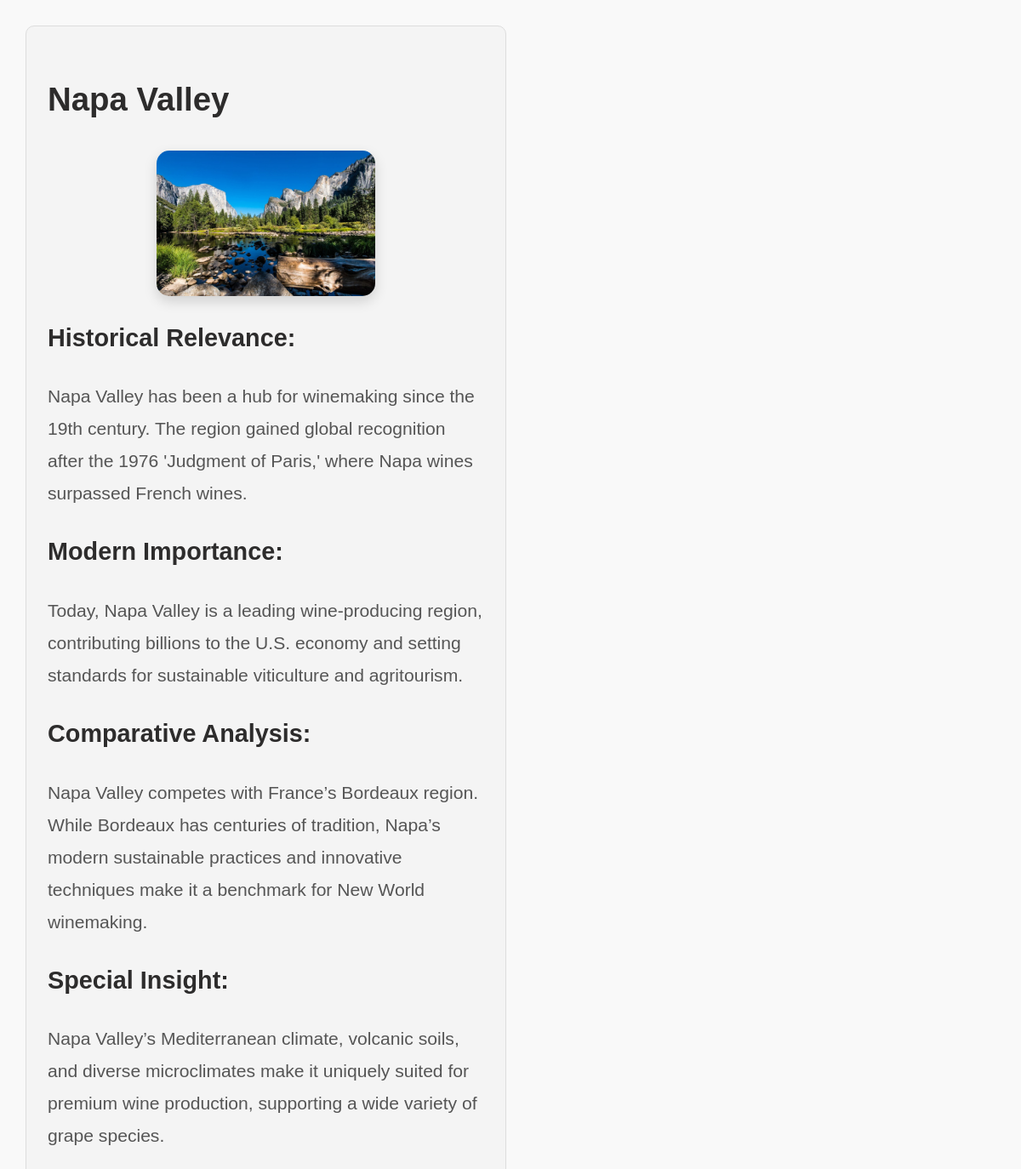
/image/4 (signed in), run on the app's committed database.
### main.py (models this page shows)
class COMP_Model(db.Model):
    ImageID= db.Column(db.Integer,primary_key=True)
    ImagePath= db.Column(db.String(2000),nullable =False)
    Name = db.Column(db.String(100),nullable =False)
    Hist_Relevance =db.Column(db.String(500),nullable=False)
    Mod_Imp= db.Column(db.String(500),nullable=False)
    Comp_Analysis =db.Column(db.String(500),nullable=False)
    Insight= db.Column(db.String(500),nullable=False)

### main.py (the view)
@app.route('/image/<int:image_id>')
@login_required
def image_detail(image_id):
    image = COMP_Model.query.get_or_404(image_id)
    return render_template('image_detail.html', image=image)

### main.py (called while the page is built)
@login_manager.user_loader
def load_user(user_id):
    return User.query.get(int(user_id))

### templates/image_detail.html
{% extends "basic.html" %}
{% block body %}
<div class="image-details">
    <h1>{{ image.Name }}</h1>
    <img src="{{ url_for('static', filename='Images/' + image.ImagePath) }}" alt="{{ image.Name }}" style="width: 50%; height: auto;">
    <div class="details">
        <h2>Historical Relevance:</h2>
        <p>{{ image.Hist_Relevance }}</p>
        <h2>Modern Importance:</h2>
        <p>{{ image.Mod_Imp }}</p>
        <h2>Comparative Analysis:</h2>
        <p>{{ image.Comp_Analysis }}</p>
        <h2>Special Insight:</h2>
        <p>{{ image.Insight }}</p>
    </div>
</div>
{% endblock %}

### static/css/styles.css (style rules this page uses)
body { margin: 10px; padding: 20px; font-family: 'Gill Sans', 'Gill Sans MT', Calibri, 'Trebuchet MS', sans-serif ; line-height: 1.6; background-color: #f9f9f9; color: #2d2c2c; }
img { max-width: 300px; height: auto; border-radius: 15px; box-shadow: 0px 4px 10px rgba(0, 0, 0, 0.2); margin: 10px; display: block; margin-left: auto; margin-right: auto; }
p { margin: 5px 0; }
.image-details { width: 45%; padding: 25px; border: 1px solid #ddd; border-radius: 10px; background-color: #f4f4f4; font-size: 1.2em; line-height: 1.8; }
.image-details p { font-size: 1.1em; color: #555; margin: 10px 0; }
.image-details img { width: 100%; height: auto; border-radius: 15px; box-shadow: 0px 6px 15px rgba(0, 0, 0, 0.15); margin-bottom: 15px; }

### data on the page
COMP_Model: Name "Napa Valley", ImagePath (picture), Hist_Relevance "Napa Valley has been a hub for winemaking since the 19th century. The region gained global recognition after the 1976 'Judgment of Paris,' where Napa wines surpassed French wines.", Mod_Imp "Today, Napa Valley is a leading wine-producing region, contributing billions to the U.S. economy and setting standards for sustainable viticulture and agritourism.", Comp_Analysis "Napa Valley competes with France’s Bordeaux region. While Bordeaux has centuries of tradition, Napa’s modern sustainable practices and innovative techniques make it a benchmark for New World winemaking.", Insight "Napa Valley’s Mediterranean climate, volcanic soils, and diverse microclimates make it uniquely suited for premium wine production, supporting a wide variety of grape species."
